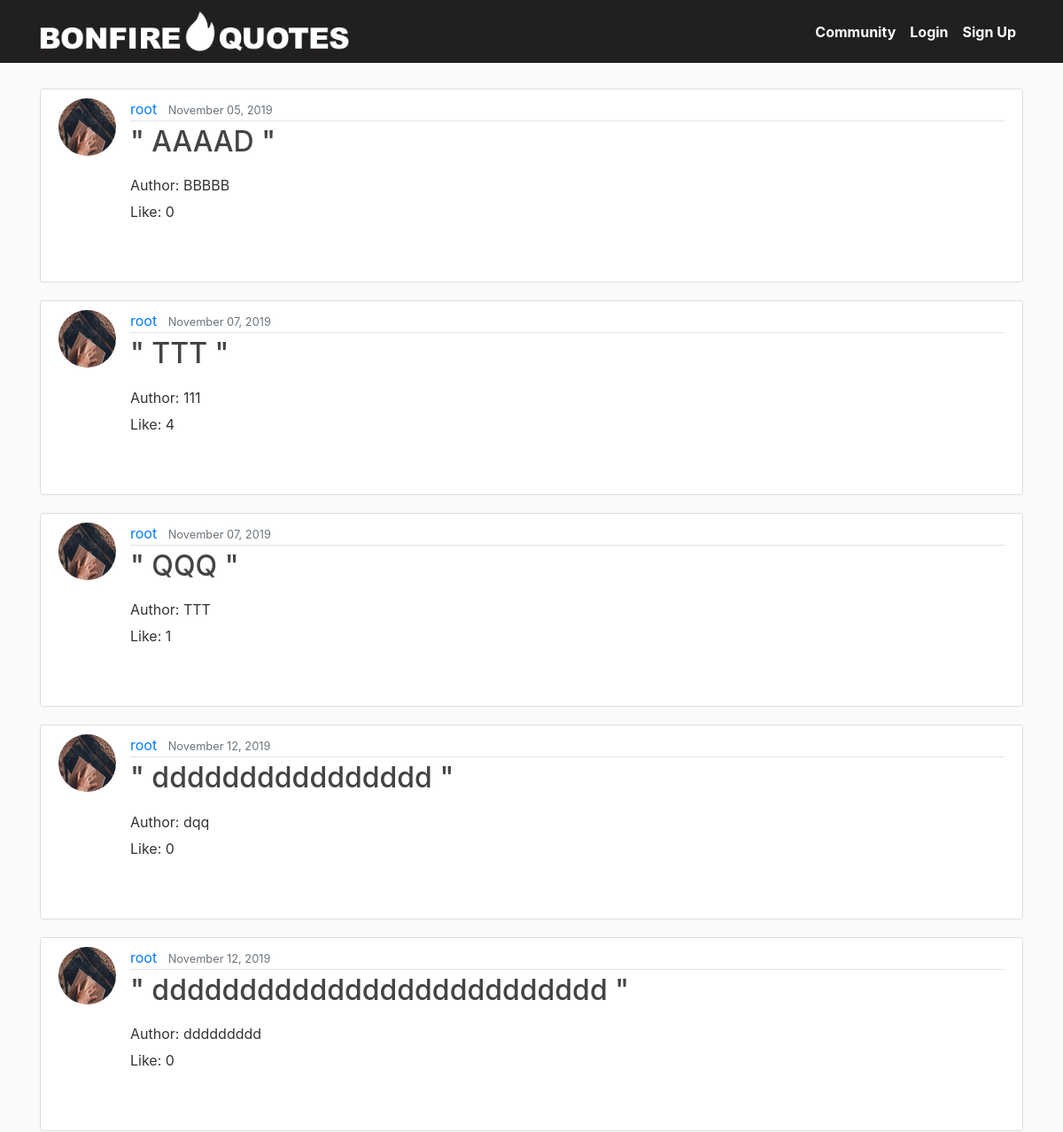
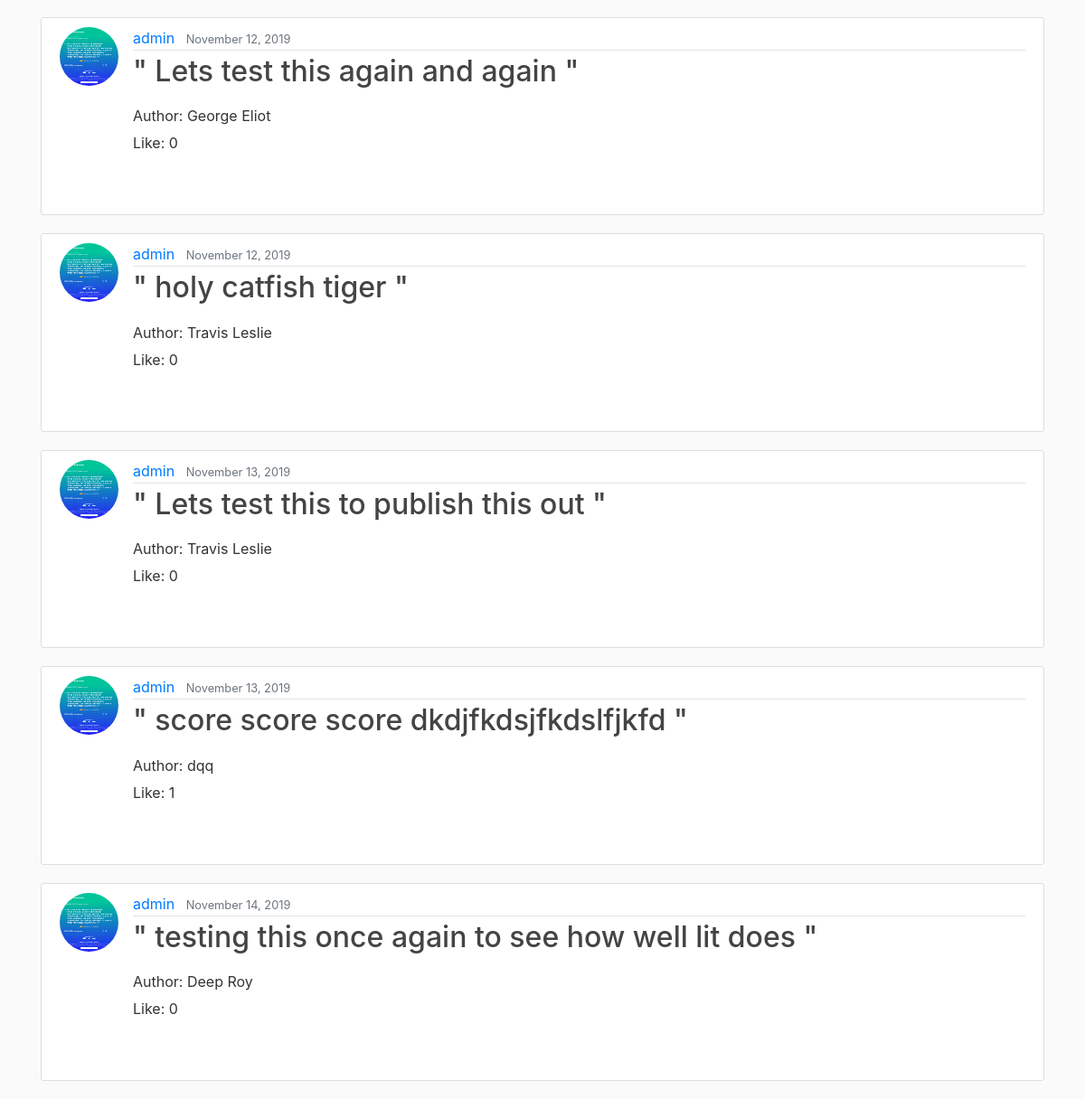
/community/, run on the app's committed database (2 pictures, top to bottom).
### quotes/models.py (models this page shows, shortened)
class Post(models.Model):
    quote = models.CharField(max_length=200, default="")
    author = models.ForeignKey('Author', on_delete=models.CASCADE, null=True, blank=True)
    categories = models.ManyToManyField('Category', through='PostCategory')
    backgrounds = models.ManyToManyField('Background', through='PostBackground')
    draft = models.BooleanField(default=False)
    slug = models.SlugField(unique=True, null=True, blank=True)
    published = models.DateTimeField(
        default=timezone.now,
        auto_now=False,
        auto_now_add=False,
        blank=True,
        unique=True
        )
    date_posted = models.DateTimeField(default=timezone.now)
    user = models.ForeignKey(User, on_delete=models.CASCADE, default="")
    likes = models.IntegerField(default=0)
    feature_qotd = models.BooleanField(default=False, verbose_name="Featured QOTD")
    featured_as_qotd = models.BooleanField(default=False, verbose_name="Has Been QOTD")
    img = models.ImageField(default='default.jpg', upload_to='quote_pics', verbose_name="Quote Img")
    img_author = models.CharField(max_length=50, default="", verbose_name="Photographer")
    img_author_url = models.URLField(max_length=100, default="", verbose_name="Photographer url")

class Author(models.Model):
    name = models.CharField(max_length=100, default="")
    img = models.ImageField(default='author_default.jpg', upload_to='profile_pics')
    slug = models.SlugField(unique=True, default="")
    def __str__(self):
        return self.name

### users/models.py (models this page shows, shortened)
class Profile(models.Model):
    user = models.OneToOneField(User, on_delete=models.CASCADE)
    image = models.ImageField(default='default.jpg', upload_to='profile_pics')
    bio = models.TextField(blank=False, default='')
    favoriteQuote = models.TextField()
    currentCity = models.TextField()

### quotes/views.py (the view)
# urls.py: path('community/', views.community, name="quotes-community"),
def community(request):
    context = {
        'posts': Post.objects.all()
    }
    return render(request, 'quotes/community.html', context)

### quotes/templates/quotes/community.html (shortened to what this page needs)
{% extends "quotes/base.html" %}
{% load like %}
{% load static %}
{% block content %}
    {% for post in posts %}
    <article class="media content-section">
        <img class="rounded-circle article-img" src="{{ post.user.profile.image.url }}">
        <div class="media-body">
            <div class="article-metadata">
                <a class="mr-2" href="#">{{ post.user }}</a>
                <small class="text-muted">{{ post.date_posted|date:"F d, Y" }}</small>
            </div>
            <h2><a class="article-title" href="{% url 'post-detail' post.id %}">" {{ post.quote }} "</a></h2>
            <p class="article-content" style="line-height: 15px">
                Author: {{ post.author }} <br/>
                Like: {{ post.likes }}
            </p>
        </div>
    </article>
{% endfor %} {% endblock content %}

### quotes/templates/quotes/base.html (shortened to what this page needs)
{% load static %}
<!DOCTYPE html>
<html lang="en">
<head>
    <link rel="stylesheet" href="https://cdnjs.cloudflare.com/ajax/libs/font-awesome/4.7.0/css/font-awesome.min.css" />
    <link rel="stylesheet" href="https://maxcdn.bootstrapcdn.com/bootstrap/4.0.0/css/bootstrap.min.css" />
    <link rel="stylesheet" type="text/css" href="{% static 'quotes/light.min.css' %}" />
    <link rel="stylesheet" type="text/css" href="{% static 'quotes/main.css' %}" />
</head>
<body>
    <header class="site-header">
        <nav class="navbar navbar-expand-md navbar-dark bg-steel fixed-top">
            <div class="container">
                <a class="navbar-brand mr-4" href="{% url 'quotes-home' %}">
                    <img src="{% static 'quotes/Bonfire_logo.png' %}" alt="Bonfire Quotes" height="45px" /></a>
                <div class="collapse navbar-collapse" id="navbarToggle">
                    <div class="navbar-nav">
                        <a class="nav-item nav-link" href="{% url 'quotes-community' %}">Community</a
              >
              {% if user.is_authenticated %}
              <a class="nav-item nav-link" href="{% url 'post-create' %}"
                >New Quote</a
              >
              <a class="nav-item nav-link" href="{% url 'profile' %}"
                >Profile</a
              >
              <a class="nav-item nav-link" href="{% url 'logout' %}">Logout</a> {% else %}
                        <a class="nav-item nav-link" href="{% url 'login' %}">Login</a>
                        <a class="nav-item nav-link" href="{% url 'register' %}">Sign Up</a
              >
              {% endif %}
            </div>
          </div>
        </div>
      </nav>
    </header>
    <main role="main" class="container">
      <div class="row">
        <div class="col-md-12">
           {% block content %}{% endblock %}
        </div>
      </div>
    </main>
  </body>
</html>

### quotes/static/quotes/main.css (style rules this page uses)
* { padding: 0px; margin: 0px; box-sizing: border-box; }
body { background: #fafafa; color: #333333; margin-top: 5rem; }
h1, h2, h3, h4, h5, h6 { color: #444444; }
.bg-steel { background-color: #221f1f; }
.site-header .navbar-nav .nav-link { color: #ffffff; font-weight: bold; }
.content-section { background: #ffffff; padding: 10px 20px; border: 1px solid #dddddd; border-radius: 3px; margin-bottom: 20px; margin-top: 20px; }
.article-title { color: #444444; }
.article-content { white-space: pre-line; }
.article-img { height: 65px; width: 65px; margin-right: 16px; }
.article-metadata { padding-bottom: 1px; margin-bottom: 4px; border-bottom: 1px solid #e3e3e3; }
html { height: 100%; }

### data on the page
Post: user.profile.image (placeholder picture), user "root", date_posted "November 05, 2019", quote "AAAAD", author "BBBBB", likes "0"
Post: user.profile.image (placeholder picture), user "root", date_posted "November 07, 2019", quote "TTT", author "111", likes "4"
Post: user.profile.image (placeholder picture), user "root", date_posted "November 07, 2019", quote "QQQ", author "TTT", likes "1"
Post: user.profile.image (placeholder picture), user "root", date_posted "November 12, 2019", quote "dddddddddddddddd", author "dqq", likes "0"
Post: user.profile.image (placeholder picture), user "root", date_posted "November 12, 2019", quote "dddddddddddddddddddddddddd", author "ddddddddd", likes "0"
Post: user.profile.image (picture), user "admin", date_posted "November 12, 2019", quote "Lets test this again and again", author "George Eliot", likes "0"
Post: user.profile.image (picture), user "admin", date_posted "November 12, 2019", quote "holy catfish tiger", author "Travis Leslie", likes "0"
Post: user.profile.image (picture), user "admin", date_posted "November 13, 2019", quote "Lets test this to publish this out", author "Travis Leslie", likes "0"
Post: user.profile.image (picture), user "admin", date_posted "November 13, 2019", quote "score score score dkdjfkdsjfkdslfjkfd", author "dqq", likes "1"
Post: user.profile.image (picture), user "admin", date_posted "November 14, 2019", quote "testing this once again to see how well lit does", author "Deep Roy", likes "0"
